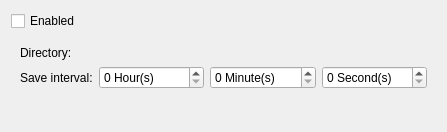
<?xml version="1.0" encoding="UTF-8"?>
<ui version="4.0">
 <class>UtilTest</class>
 <widget class="QWidget" name="UtilTest">
  <property name="geometry">
   <rect>
    <x>0</x>
    <y>0</y>
    <width>447</width>
    <height>132</height>
   </rect>
  </property>
  <layout class="QVBoxLayout" name="verticalLayout">
   <item>
    <widget class="QCheckBox" name="enabledCheckBox">
     <property name="text">
      <string>Enabled</string>
     </property>
     <property name="checkable">
      <bool>true</bool>
     </property>
     <property name="checked">
      <bool>false</bool>
     </property>
    </widget>
   </item>
   <item>
    <widget class="QWidget" name="mainWidget" native="true">
     <property name="enabled">
      <bool>true</bool>
     </property>
     <layout class="QFormLayout" name="formLayout">
      <item row="0" column="0">
       <widget class="QLabel" name="label_5">
        <property name="sizePolicy">
         <sizepolicy hsizetype="Fixed" vsizetype="Preferred">
          <horstretch>0</horstretch>
          <verstretch>0</verstretch>
         </sizepolicy>
        </property>
        <property name="text">
         <string>Directory:</string>
        </property>
       </widget>
      </item>
      <item row="0" column="1">
       <widget class="ctkDirectoryButton" name="directoryButton"/>
      </item>
      <item row="1" column="0">
       <widget class="QLabel" name="label_4">
        <property name="sizePolicy">
         <sizepolicy hsizetype="Fixed" vsizetype="Preferred">
          <horstretch>0</horstretch>
          <verstretch>0</verstretch>
         </sizepolicy>
        </property>
        <property name="text">
         <string>Save interval:</string>
        </property>
       </widget>
      </item>
      <item row="1" column="1">
       <layout class="QHBoxLayout" name="horizontalLayout">
        <item>
         <widget class="QSpinBox" name="hoursSpinBox">
          <property name="suffix">
           <string> Hour(s)</string>
          </property>
         </widget>
        </item>
        <item>
         <widget class="QSpinBox" name="minutesSpinBox">
          <property name="suffix">
           <string> Minute(s)</string>
          </property>
          <property name="maximum">
           <number>59</number>
          </property>
         </widget>
        </item>
        <item>
         <widget class="QSpinBox" name="secondsSpinBox">
          <property name="suffix">
           <string> Second(s)</string>
          </property>
          <property name="minimum">
           <number>0</number>
          </property>
          <property name="maximum">
           <number>59</number>
          </property>
          <property name="value">
           <number>0</number>
          </property>
         </widget>
        </item>
       </layout>
      </item>
     </layout>
    </widget>
   </item>
   <item>
    <spacer name="verticalSpacer">
     <property name="orientation">
      <enum>Qt::Vertical</enum>
     </property>
     <property name="sizeHint" stdset="0">
      <size>
       <width>20</width>
       <height>40</height>
      </size>
     </property>
    </spacer>
   </item>
  </layout>
 </widget>
 <customwidgets>
  <customwidget>
   <class>ctkDirectoryButton</class>
   <extends>QWidget</extends>
   <header>ctkDirectoryButton.h</header>
  </customwidget>
 </customwidgets>
 <resources/>
 <connections/>
</ui>
